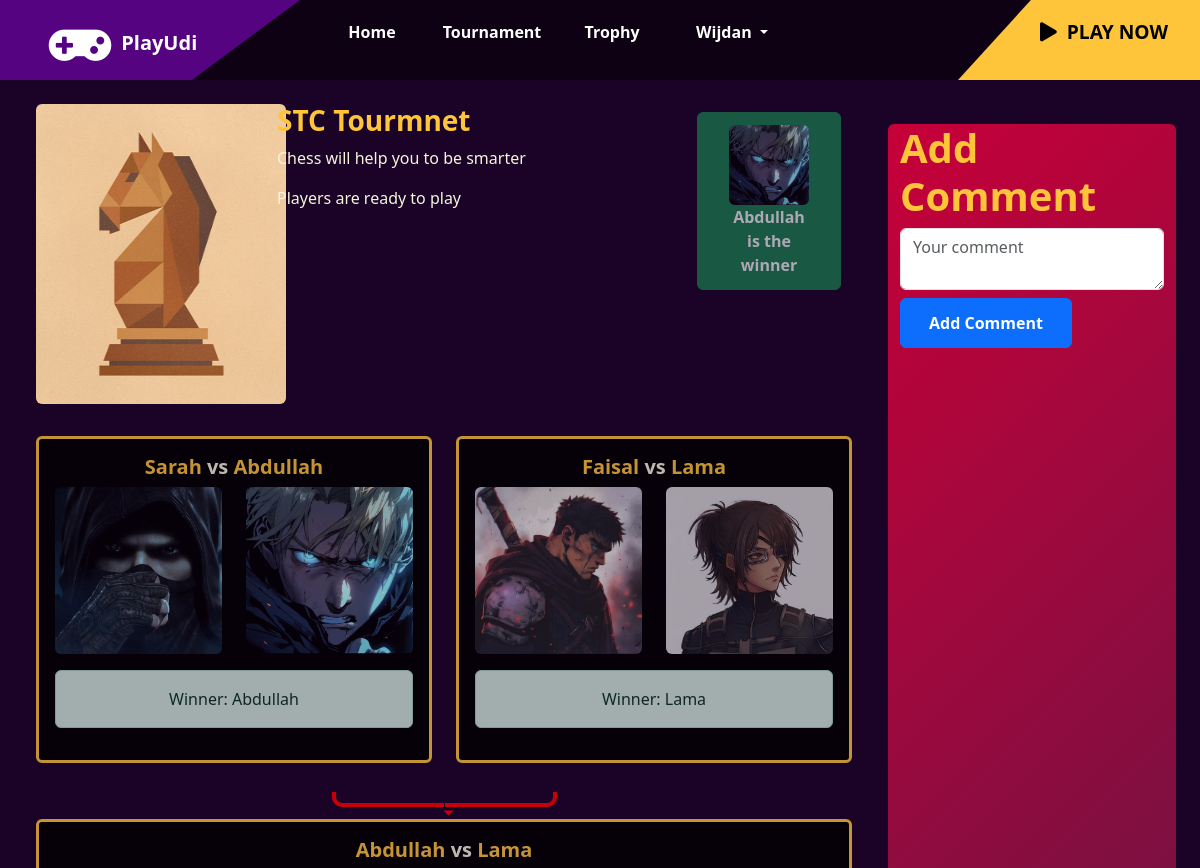
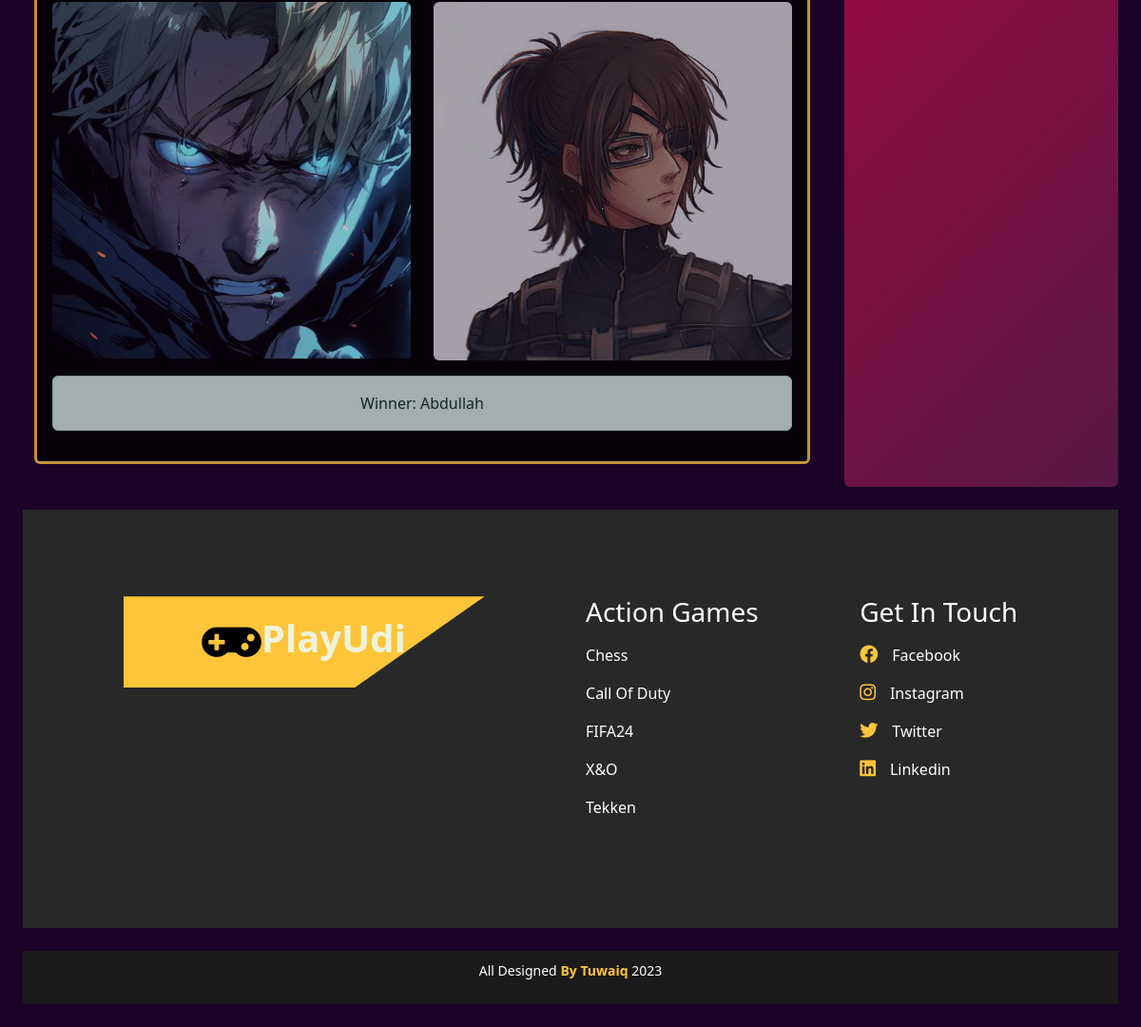
Page /tournaments/tournament_details/1/ (signed in) on the committed database (2 pictures, top to bottom).
### tournament/models.py (models this page shows, shortened)
class Tournament(models.Model):
    user_choices = ((4, "4"), (8, "8"),(16,'16'),(32,'32'))
    user_choices_games = ((1, "Chess"), (2, "Takken"),(3,'x&o'),(4,'Call Of Duty'),(5,'FIFA24'))
    user_choices_trophy = ((100, "Bronze"), (200, "Sliver"),(300,'Gold'))
    name = models.CharField(max_length=100)
    description = models.CharField(max_length=2048, default="")
    number_of_players = models.IntegerField(choices=user_choices, default=1)
    game = models.IntegerField(choices=user_choices_games, default=1)
    trophy_for_tournament = models.IntegerField(choices=user_choices_trophy, default=100)
    owner = models.ForeignKey(Profile, on_delete=models.CASCADE, related_name='owned_tournaments')
    winner = models.ForeignKey(Profile, on_delete=models.CASCADE, related_name='won_tournament', null=True, blank=True, default=None)

class Trophy(models.Model):
    winner = models.ForeignKey(Profile, on_delete=models.CASCADE, default=None)
    tournament = models.OneToOneField(Tournament, on_delete=models.CASCADE, default=None)
    points = models.IntegerField(default=0)

class Profile(models.Model):
    user_choices = (("1", "user"), ("2", "company"))
    user_ranks = (("nor", "Normal"),("pro", "Professional"), ('master', "Master"))
    user = models.OneToOneField(User, on_delete=models.CASCADE)
    bio=models.TextField(default="Player")
    birth_date = models.DateField(default="2000-10-10")
    avatar = models.ImageField(upload_to="images/", default="images/default.png")
    states = models.CharField(max_length=160,choices=user_choices, default="1")
    points = models.IntegerField(default=0)
    user_rank = models.CharField(max_length=160,choices=user_ranks, default="nor")

class Match(models.Model):
    tournament = models.ForeignKey(Tournament, on_delete=models.CASCADE)
    player1 = models.ForeignKey(Profile, related_name='matches_as_player1', on_delete=models.CASCADE)
    player2 = models.ForeignKey(Profile, related_name='matches_as_player2', on_delete=models.CASCADE)
    winner = models.ForeignKey(Profile, null=True, blank=True, on_delete=models.CASCADE)
    in_round = models.IntegerField( default=0)

### tournament/views.py (the view)
# urls.py: path('tournament_details/<tournament_id>/', views.show_tournament_details, name='show_tournament_details'),
def show_tournament_details(request:HttpRequest, tournament_id):
    tournament = Tournament.objects.get(id=tournament_id)
    tournament_player = TournamentPlayers.objects.filter(tournament=tournament)
    matches = Match.objects.filter(tournament=tournament)
    comments = Comment.objects.filter(tournament=tournament)
    profile_user = Profile.objects.filter(user=request.user).first()
    trophy = Trophy.objects.filter(tournament=tournament).first()
    if request.method == "POST" and request.user.is_authenticated:
        new_comment = Comment(tournament=tournament, profile=profile_user, content=request.POST["content"])
        new_comment.save()
    match_len = matches.count()
    player_exist = TournamentPlayers.objects.filter(tournament=tournament,player=profile_user).exists()
    rounds:dict = {}
    for match in matches:
        round_number = match.in_round
        if round_number not in rounds:
            rounds[round_number] = []
        rounds[round_number].append(match)
    return render(request, 'tournament/tournament_details.html', {'tournament': tournament, 'matches': matches, "match_len":match_len, "comments":comments,"tournament_player":tournament_player, "profile_user":profile_user, "player_exist":player_exist, "trophy":trophy, "rounds":rounds})

### tournament/templates/tournament/tournament_details.html (shortened to what this page needs)
{% extends 'main/base.html' %}
{% block content %}
<div class="row m-4">
    <div class="col-9 ">
        <div class="row">
            <div class="col-3">
            {% if tournament.game == 1 %}<img src="/static/images/games/chess.png" style="width: 250px; height: 300px; background-position: center; background-size: cover;border-radius: 0.375rem;">{% elif tournament.game == 2 %}<img src="/static/images/games/takken.png" style="width: 250px; height: 300px; background-position: center; background-size: cover;border-radius: 0.375rem;">{% elif tournament.game == 3 %}<img src="/static/images/games/xo.png" style="width: 250px; height: 300px; background-position: center; background-size: cover;border-radius: 0.375rem;">{% elif tournament.game == 4 %}<img src="/static/images/games/cod.png" style="width: 250px; height: 300px; background-position: center; background-size: cover;border-radius: 0.375rem;">{% elif tournament.game == 5 %}<img src="/static/images/games/fifa.png" style="width: 250px; height: 300px; background-position: center; background-size: cover;border-radius: 0.375rem;">{%endif%}
            </div>
            <div style="margin-left: 25px !important;" class="col-5 m=3">
                <h3 style="color: #FEC53A;">{{ tournament.name }}</h3>
                <p style="color: beige;">{{tournament.description}}</p>
                {% if tournament.number_of_players != 0 %}
                <p style="color: beige;">there are {{tournament.number_of_players}} player/s left.</p>
                {% elif trophy %}
                <p style="color: beige;">Players are ready to play</p>
                {% endif %}
            </div>
            <div class="col-3 d-flex justify-content-end">
                <div class=" row d-flex flex-column w-75">
                    {% if trophy %}
                        <a style="display: grid;justify-content: center;" href="{% url 'tournament:enroll_view' tournament.id %}" class="btn  btn-success disabled mt-2"> <img style="width: 80px;" src="{{ trophy.winner.avatar.url }}" class="rounded m-auto"> {{trophy.winner.user.username}} is the winner </a>
                    {% endif %}
                </div>
            </div>
        </div>
        <div class="row" id="control">
{% if rounds %}
    {% for round_number, round_matches in rounds.items %}
        <div class="row">
            {% for match in round_matches %}
                <div class="col mb-4">
                    <div style="background:black !important ;opacity: 75%; border: solid #FEC53A !important;" class="card">
                        <div class="card-body  text-center">
                            <h5 style="  color: #fec53a;" class="card-title text-center">
                                {{ match.player1.user.username }}
                                <span style="    color: beige !important;" class="text-muted"> vs </span>
                                {{ match.player2.user.username }}
                            </h5>
                            <div class="row">
                                <div class="col-md-6">
                                    <img src="{{ match.player1.avatar.url }}" class="img-fluid rounded" alt="{{ match.player1.user.username }}">
                                </div>
                                <div class="col-md-6">
                                    <img src="{{ match.player2.avatar.url }}" class="img-fluid rounded" alt="{{ match.player2.user.username }}">
                                </div>
                            </div>
                            <div class="mt-3">
                                {% if not match.winner %}
                                    {% if match.tournament.owner.user == request.user %}
                                        <form method="post" action="{% url 'tournament:select_winner' match.id %}">
                                            {% csrf_token %}
                                            <div class="form-group">
                                                <label for="winner">Select Winner:</label>
                                                <select class="form-control" name="winner">
                                                    <option value="{{ match.player1.user.id }}">{{ match.player1.user.username }}</option>
                                                    <option value="{{ match.player2.user.id }}">{{ match.player2.user.username }}</option>
                                                </select>
                                            </div>
                                            <button type="submit" class="btn btn-primary">Submit Winner</button>
                                        </form>
                                    {% endif %}
                                {% else %}
                                    <div class="alert alert-success">
                                        Winner: {{ match.winner.user.username }}
                                    </div>
                                    {% endif %}
                                        {% if round_number <= rounds|length and round_number != 1 %}
                                        {% if forloop.counter|divisibleby:2  %}
                                            <div class="l-arrow"></div>
                                            {% else %}
                                            <div class="r-arrow"></div>
                                            {% endif %}
                                    {% endif %}
                            </div>
                        </div>
                    </div>
                </div>
            {% endfor %}
        </div>
    {% endfor %}
{% endif %}
</div>
    </div>
    <div class="hei col-3 rounded">
        <div class="headerss">
        <div class="foosterss">
            <h1 style="color: #FEC53A; display: flex;justify-content: center;">Add Comment</h1>
            <form action="{% url 'tournament:show_tournament_details' tournament.id %}" method="post" >
                <textarea  class="form-control mt-2" name="content"  placeholder="Your comment"></textarea>
                {% if profile_user.states == '1' %}
                <input class="btn btn-primary mt-2" type="submit" value="Add Comment" />
                {% else %}
                <a href="{% url 'accounts:login_user_view' %}" class="btn btn-primary mt-2">Login as player to add comments</a>
                {% endif %}
            </form>
        </div>
        <nav class="sidebarss">
            <div  class="scrollbox">
            </div>
        </nav>
    </div>
</div>
{% endblock %}

### main/templates/main/base.html (shortened to what this page needs)
{% load static %}
<!DOCTYPE html>
<html>
    <head>
        <link rel="stylesheet" href="{% static 'styles/all.min.css' %}">
        <link href="https://cdn.jsdelivr.net/npm/bootstrap@5.3.1/dist/css/bootstrap.min.css" rel="stylesheet">
        <link rel="stylesheet" href="https://cdn.jsdelivr.net/npm/bootstrap-icons@1.10.5/font/bootstrap-icons.css">
        <link rel="stylesheet" href="{% static 'styles/stylee.css' %}" />
    </head>
      <body style="background-color:#1a0327;">
            <header>
              <a href="{% url 'main:home_view' %}">
                <div class="logo align-items-end">
                    <i class="fas fa-gamepad"></i>
                    <p style="font-weight: bold;">PlayUdi</p>
                </div>
              </a>
                <ul style="display: flex;justify-content: start;" class="navbar navbar-expand-lg w-100">
                    <div class="container-fluid">
                        <div class="collapse navbar-collapse" id="navbarScroll">
                          <ul class="navbar-nav me-auto my-2 my-lg-0 navbar-nav-scroll text-center" style="--bs-scroll-height: 100px; align-items: center;">
                            <li class="nav-item">
                              <a class="nav-link" aria-current="page" href="{% url 'main:home_view'%}">Home</a>
                            </li>
                            <li class="nav-item">
                              <a class="nav-link" href="{% url 'tournament:tournament_view'%}">Tournament</a>
                            </li>
                            <li class="nav-item">
                              <a class="nav-link" href="{% url 'trophy:trophy_view'%}">Trophy</a>
                            </li>
                            {% if request.user.is_authenticated%}
                            <li class="nav-item dropdown">
                              <a  class="nav-link dropdown-toggle " style="color: #fff;" href="#" role="button" data-bs-toggle="dropdown" aria-expanded="false">
                              {% if request.user.is_superuser %}
                              Admin
                              {% else %}
                              {{request.user.username}}
                              {% endif %}
                              </a>
                            {% endif %}
                          </ul>
              </div>
              <a style="position: relative;" href="{% url 'tournament:tournament_view'%}">
                <button type="button" id="btn"><i class="fas fa-play"></i>PLAY NOW</button>
              </a>
            </header>
          {% block content %}
          {% endblock content %}
        <footer class="py-3 my-4">
            <div class="footer-body">
                <div class="logo footer-logo">
                    <i class="fas fa-gamepad"></i>
                    <h1>PlayUdi</h1>
                </div>
                <ul>
                    <h3>Action Games</h3>
                    <li><a href="{% url 'main:chess_view' %}">Chess</a></li>
                    <li><a href="{% url 'main:cod_view' %}">Call Of Duty</a></li>
                    <li><a href="{% url 'main:fifa_view' %}">FIFA24</a></li>
                    <li><a href="{% url 'main:XO_view' %}">X&O</a></li>
                    <li><a href="{% url 'main:takken_view' %}">Tekken</a></li>
                </ul>
                <ul>
                    <h3>Get In Touch</h3>
                    <li><a href="#"><i class="fab fa-facebook"></i>Facebook</a></li>
                    <li><a href="#"><i class="fab fa-instagram"></i>Instagram</a></li>
                    <li><a href="#"><i class="fab fa-twitter"></i>Twitter</a></li>
                    <li><a href="#"><i class="fab fa-linkedin"></i>Linkedin</a></li>
                </ul>
            </div>
        </footer>
        <div class="footer-bottom">
            <p>All Designed <span>By Tuwaiq</span> 2023</p>
        </div>
        </div>
    </body>
</html>

### rows in the picture
Tournament: name "STC Tourmnet", description "Chess will help you to be smarter"
Trophy: winner.avatar (picture), winner.user.username "Abdullah"
Match: player1.user.username "Sarah", player2.user.username "Abdullah", player1.avatar (picture), player2.avatar (picture), winner.user.username "Abdullah"
Match: player1.user.username "Faisal", player2.user.username "Lama", player1.avatar (picture), player2.avatar (picture), winner.user.username "Lama"
Match: player1.user.username "Abdullah", player2.user.username "Lama", player1.avatar (picture), player2.avatar (picture), winner.user.username "Abdullah"

### other values in the picture
{{ request.user.username }} "Wijdan"
